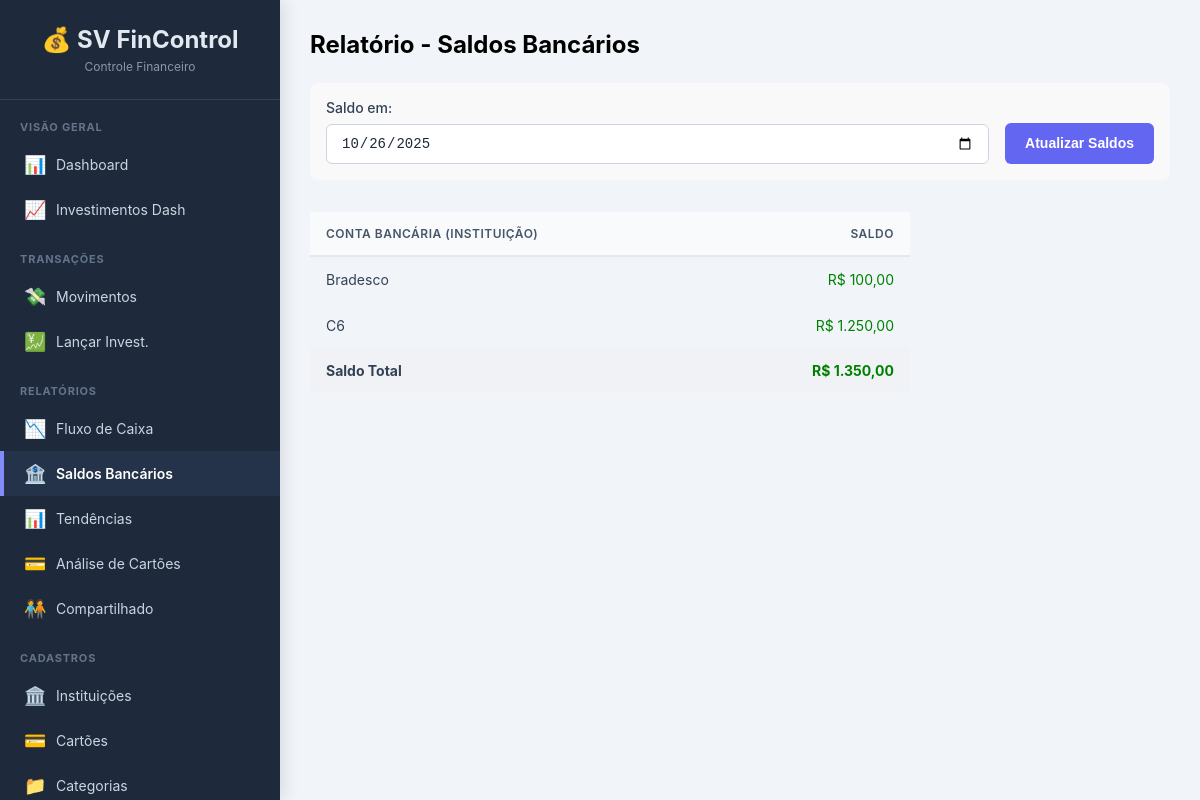
The app's page /relatorio/saldos, older data.
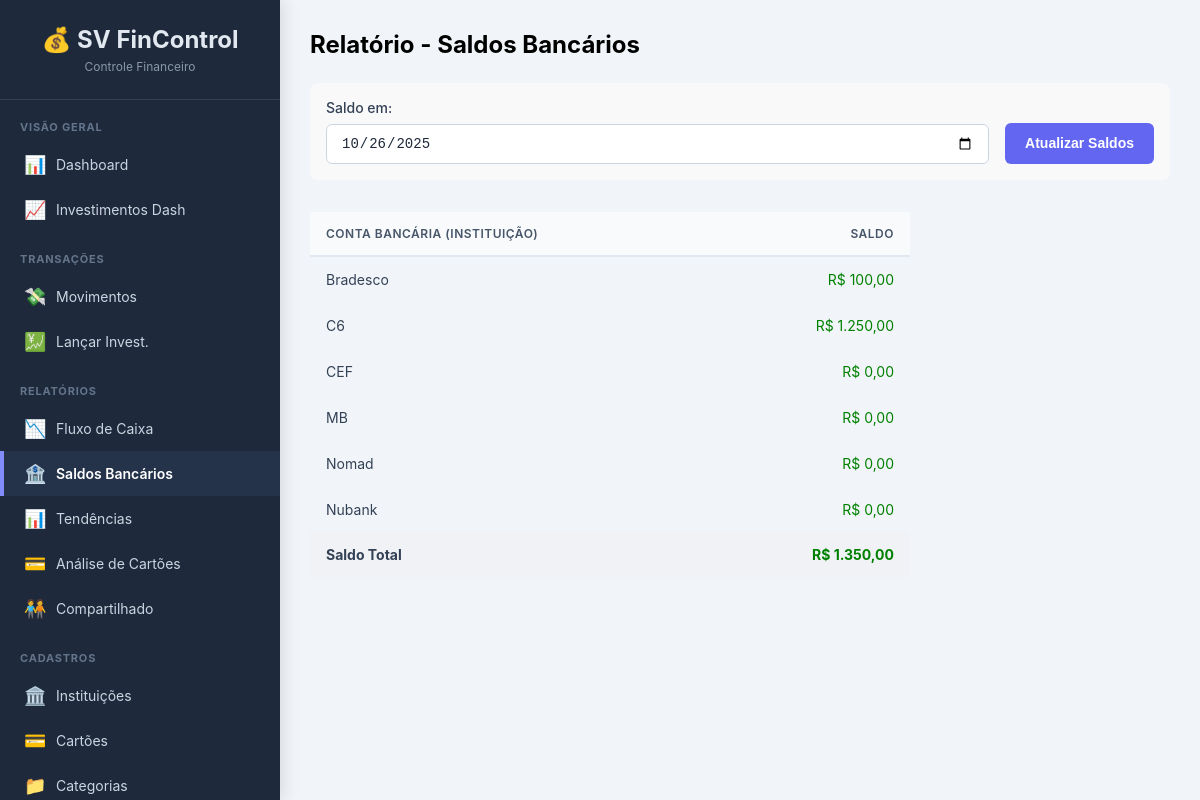
The same page, newer data.
### tables this page shows
CREATE TABLE instituicoes (
        id INTEGER PRIMARY KEY AUTOINCREMENT,
        descricao TEXT NOT NULL UNIQUE
    );

### app.py (the view)
@app.route('/relatorio/saldos')
def relatorio_saldos():
    conn = get_db_connection()
    data_saldo_str = request.args.get('data_saldo', date.today().strftime('%Y-%m-%d'))
    try: data_saldo = datetime.strptime(data_saldo_str, '%Y-%m-%d').date()
    except ValueError:
        flash("Data inválida.", 'error'); data_saldo = date.today()
        data_saldo_str = data_saldo.strftime('%Y-%m-%d')
    sql = ''' SELECT i.descricao AS instituicao, SUM(m.valor) AS saldo
              FROM movimentos m JOIN instituicoes i ON m.instituicao_id = i.id
              WHERE m.status = 'Efetivado' AND m.cartao_id IS NULL
                AND m.data_efetivacao IS NOT NULL AND date(m.data_efetivacao) <= ?
              GROUP BY i.descricao '''
    params = [data_saldo_str]
    saldos_list = []
    saldo_total = 0.0
    try:
        saldos_calculados = conn.execute(sql, params).fetchall()
        instituicoes_todas = conn.execute("SELECT descricao FROM instituicoes ORDER BY descricao").fetchall()
        conn.close()
        saldos_dict = {s['instituicao']: s['saldo'] for s in saldos_calculados}
        for inst in instituicoes_todas:
             saldo = saldos_dict.get(inst['descricao'], 0.0)
             saldos_list.append({'instituicao': inst['descricao'], 'saldo': saldo})
             saldo_total += saldo
    except Exception as e:
        if conn: conn.close(); flash(f"Erro: {e}", "error")
        saldos_list = []; saldo_total = 0.0
    return render_template('relatorio_saldos.html', saldos=saldos_list,
                           data_saldo=data_saldo_str, saldo_total=saldo_total)

### app.py (called while the page is built)
def format_brl(value):
    if pd.isna(value) or value == 0:
         return "R$ 0,00"
    try:
         float_value = float(value)
         if float_value == 0.0 and math.copysign(1.0, float_value) == -1.0:
             return "R$ 0,00"
         return f"R$ {float_value:,.2f}".replace(",", "X").replace(".", ",").replace("X", ".")
    except (ValueError, TypeError):
         return "Valor Inválido"

def get_db_connection():
    conn = sqlite3.connect(DATABASE, detect_types=sqlite3.PARSE_DECLTYPES | sqlite3.PARSE_COLNAMES)
    conn.execute("PRAGMA foreign_keys = ON;")
    conn.execute("PRAGMA journal_mode=WAL")
    conn.row_factory = sqlite3.Row
    return conn

### templates/relatorio_saldos.html (shortened to what this page needs)
{% extends "base.html" %}
{% block content %}
    <h2>Relatório - Saldos Bancários</h2>
    <form method="GET" action="{{ url_for('relatorio_saldos') }}" style="margin: 1.5rem 0; background-color: #f9f9f9; padding: 1rem; border-radius: 8px;">
        <div style="display: flex; gap: 1rem; align-items: flex-end;">
            <div class="form-group" style="margin-bottom: 0; flex-grow: 1;">
                <label for="data_saldo">Saldo em:</label>
                <input type="date" name="data_saldo" value="{{ data_saldo }}">
            </div>
            <button type="submit" class="btn btn-primary">Atualizar Saldos</button>
        </div>
    </form>
    {% if saldos %}
    <table class="table table-bordered table-hover table-sm" style="margin-top: 2rem; max-width: 600px;">
        <thead>
            <tr>
                <th>Conta Bancária (Instituição)</th>
                <th style="text-align: right;">Saldo</th>
            </tr>
        </thead>
        <tbody>
            {% for saldo in saldos %}
            <tr>
                <td>{{ saldo.instituicao }}</td>
                <td style="text-align: right; color: {% if saldo.saldo >= 0 %}green{% else %}red{% endif %};">
                    {{ format_brl(saldo.saldo) }}
                </td>
            </tr>
            {% endfor %}
        </tbody>
        <tfoot>
            <tr style="background-color: #f0f2f5; font-weight: bold;">
                <td>Saldo Total</td>
                <td style="text-align: right; color: {% if saldo_total >= 0 %}green{% else %}red{% endif %};">
                    {{ format_brl(saldo_total) }}
                </td>
            </tr>
        </tfoot>
    </table>
    {% endif %}
{% endblock %}

### templates/base.html (shortened to what this page needs)
<!DOCTYPE html>
<html lang="pt-br">
<head>
</head>
<body>
    <div class="sidebar">
        <div class="logo">
            <h1>💰 SV FinControl</h1>
            <p>Controle Financeiro</p>
        </div>
        <div class="menu-container">
            <div class="menu-section">
                <div class="menu-title">Visão Geral</div>
                <a href="{{ url_for('dashboard') }}" class="menu-item {% if request.endpoint == 'dashboard' %}active{% endif %}">
                    <span class="menu-icon">📊</span>
                    <span>Dashboard</span>
                </a>
                <a href="{{ url_for('dashboard_investimentos') }}" class="menu-item {% if request.endpoint == 'dashboard_investimentos' %}active{% endif %}">
                    <span class="menu-icon">📈</span>
                    <span>Investimentos Dash</span>
                </a>
            </div>
            <div class="menu-section">
                <div class="menu-title">Transações</div>
                <a href="{{ url_for('movimentos') }}" class="menu-item {% if request.endpoint in ['movimentos', 'add_movimento', 'edit_movimento'] %}active{% endif %}">
                    <span class="menu-icon">💸</span>
                    <span>Movimentos</span>
                </a>
                <a href="{{ url_for('investimentos') }}" class="menu-item {% if request.endpoint in ['investimentos', 'add_investimento', 'edit_investimento'] %}active{% endif %}">
                    <span class="menu-icon">💹</span>
                    <span>Lançar Invest.</span>
                </a>
            </div>
            <div class="menu-section">
                <div class="menu-title">Relatórios</div>
                <a href="{{ url_for('relatorio_fluxo') }}" class="menu-item {% if request.endpoint == 'relatorio_fluxo' %}active{% endif %}">
                    <span class="menu-icon">📉</span>
                    <span>Fluxo de Caixa</span>
                </a>
                <a href="{{ url_for('relatorio_saldos') }}" class="menu-item {% if request.endpoint == 'relatorio_saldos' %}active{% endif %}">
                    <span class="menu-icon">🏦</span>
                    <span>Saldos Bancários</span>
                </a>
                <a href="{{ url_for('relatorio_tendencias') }}" class="menu-item {% if request.endpoint == 'relatorio_tendencias' %}active{% endif %}">
                    <span class="menu-icon">📊</span>
                    <span>Tendências</span>
                </a>
                <a href="{{ url_for('relatorio_cartoes') }}" class="menu-item {% if request.endpoint == 'relatorio_cartoes' %}active{% endif %}">
                    <span class="menu-icon">💳</span>
                    <span>Análise de Cartões</span>
                </a>
                <a href="{{ url_for('relatorio_compartilhado') }}" class="menu-item {% if request.endpoint == 'relatorio_compartilhado' %}active{% endif %}">
                    <span class="menu-icon">🧑‍🤝‍🧑</span>
                    <span>Compartilhado</span>
                </a>
            </div>
            <div class="menu-section">
                <div class="menu-title">Cadastros</div>
                <a href="{{ url_for('instituicoes') }}" class="menu-item {% if request.endpoint in ['instituicoes', 'edit_instituicao'] %}active{% endif %}">
                    <span class="menu-icon">🏛️</span>
                    <span>Instituições</span>
                </a>
                <a href="{{ url_for('cartoes') }}" class="menu-item {% if request.endpoint in ['cartoes', 'edit_cartao'] %}active{% endif %}">
                    <span class="menu-icon">💳</span>
                    <span>Cartões</span>
                </a>
                <a href="{{ url_for('categorias') }}" class="menu-item {% if request.endpoint in ['categorias', 'edit_categoria'] %}active{% endif %}">
                    <span class="menu-icon">📁</span>
                    <span>Categorias</span>
                </a>
            </div>
        </div>
    </div>
    <div class="main-content">
        <div class="content-wrapper">
            {% block content %}{% endblock %}
        </div>
    </div>
</body>
</html>

### templates/base.html (style rules this page uses)
* { margin: 0; padding: 0; box-sizing: border-box; }
body { font-family: -apple-system, BlinkMacSystemFont, "Segoe UI", Roboto, "Helvetica Neue", Arial, sans-serif; background-color: #f1f5f9; min-height: 100vh; display: flex; }
.sidebar { width: 280px; background: #1e293b; color: white; padding: 0; overflow-y: auto; box-shadow: 4px 0 15px rgba(0,0,0,0.1); position: fixed; height: 100vh; z-index: 1000; display: flex; flex-direction: column; }
.logo { padding: 25px 20px; border-bottom: 1px solid #334155; background-color: #1e293b; text-align: center; flex-shrink: 0; }
.logo h1 { font-size: 24px; color: #e2e8f0; font-weight: 700; display: flex; align-items: center; justify-content: center; gap: 10px; }
.logo p { font-size: 12px; color: #94a3b8; margin-top: 5px; opacity: 0.9; }
.menu-container { flex-grow: 1; overflow-y: auto; padding-bottom: 20px; }
.menu-section { margin: 20px 0; }
.menu-title { padding: 0 20px 8px; font-size: 11px; text-transform: uppercase; color: #64748b; font-weight: 700; letter-spacing: 0.8px; }
.menu-item { padding: 12px 20px; cursor: pointer; transition: background-color 0.2s, color 0.2s, border-left-color 0.2s; display: flex; align-items: center; gap: 12px; color: #cbd5e1; font-size: 14px; text-decoration: none; border-left: 4px solid transparent; }
.menu-item.active { background: #25334a; color: white; border-left-color: #818cf8; font-weight: 600; }
.menu-icon { font-size: 18px; width: 20px; text-align: center; flex-shrink: 0; }
.menu-item span:last-child { white-space: nowrap; overflow: hidden; text-overflow: ellipsis; }
.main-content { flex: 1; margin-left: 280px; padding: 30px; overflow-y: auto; background: #f1f5f9; }
.content-wrapper { max-width: 1400px; margin: 0 auto; }
table { width: 100%; border-collapse: collapse; }
thead { background: #f8fafc; }
th { padding: 14px 16px; text-align: left; font-size: 12px; font-weight: 600; color: #475569; text-transform: uppercase; letter-spacing: 0.5px; border-bottom: 2px solid #e2e8f0; white-space: nowrap; }
td { padding: 14px 16px; border-bottom: 1px solid #f1f5f9; color: #334155; font-size: 14px; }
tbody tr:last-child td { border-bottom: none; }
.form-group { margin-bottom: 20px; }
.form-group label { display: block; margin-bottom: 8px; font-weight: 500; font-size: 14px; color: #334155; }
.form-group input, .form-group select, .form-group textarea { width: 100%; padding: 10px 14px; border: 1px solid #cbd5e1; border-radius: 6px; font-size: 14px; transition: border-color 0.2s, box-shadow 0.2s; background: white; color: #1e293b; }
.btn { padding: 10px 20px; border: none; border-radius: 6px; cursor: pointer; font-size: 14px; font-weight: 600; transition: all 0.2s ease-in-out; display: inline-flex; align-items: center; gap: 8px; text-decoration: none; line-height: 1.5; }
.btn-primary { background-color: #6366f1; color: white; }

Row changes from the older to the newer data that the page shows:
added instituicoes: instituicao "CEF", saldo "R$ 0,00"
added instituicoes: instituicao "MB", saldo "R$ 0,00"
added instituicoes: instituicao "Nomad", saldo "R$ 0,00"
added instituicoes: instituicao "Nubank", saldo "R$ 0,00"
